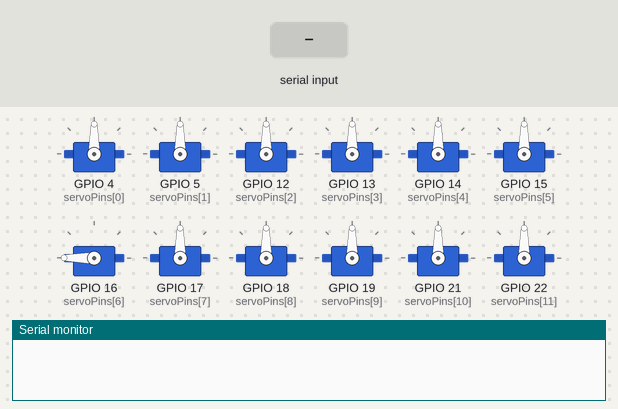
Bench run of a sketch on a simulated ESP32. Shown: 12 × servo, the last lines printed to the serial monitor. Inputs (shaded band) come from the test bench.

Above: at 1.2 s.
1.3 s: "90,45\n" received over Serial
At 2.0 s:
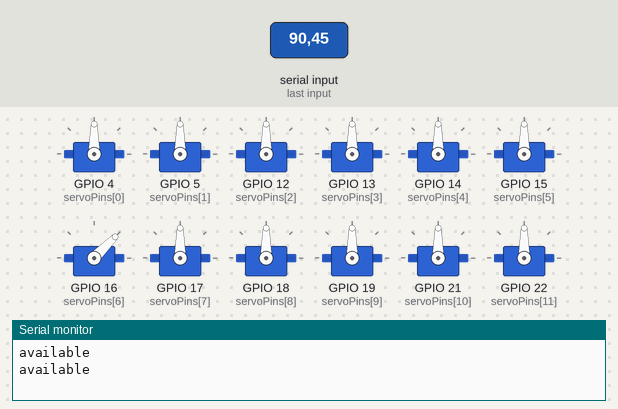
3.2 s: "30,150\n" received over Serial
At 4.7 s:
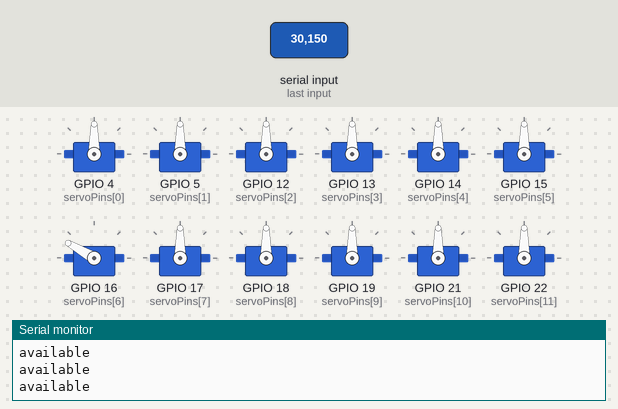
5.1 s: "5\n" received over Serial
At 5.8 s:
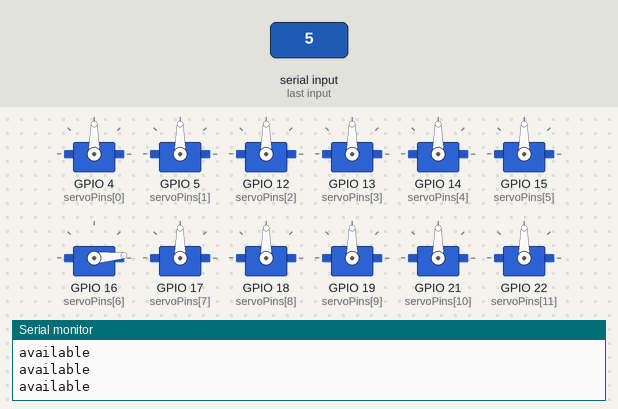
6.6 s: "90\n" received over Serial
At 6.9 s:
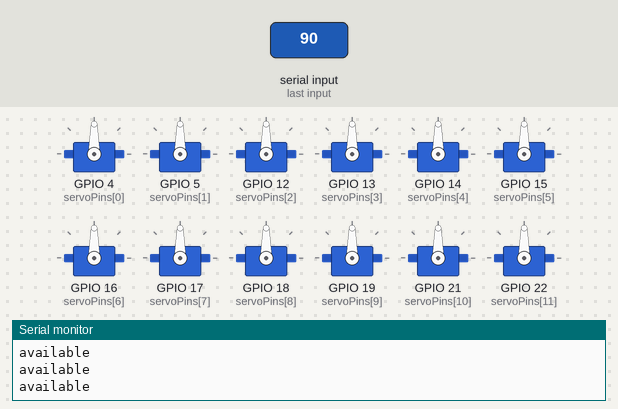
8.1 s: "200\n" received over Serial
At 9.3 s:
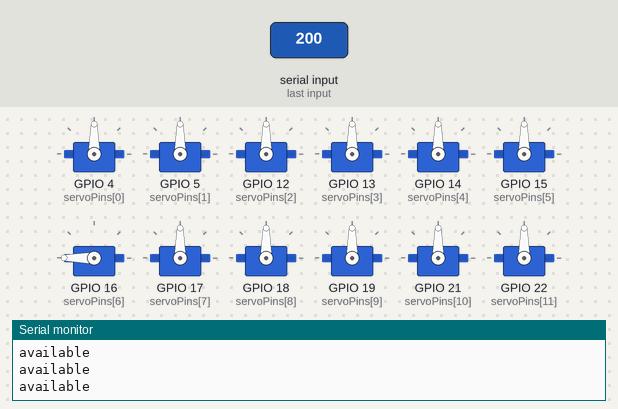
Timing chart, 0 to 10.6 s (numbered marks = the images above; inputs shaded):
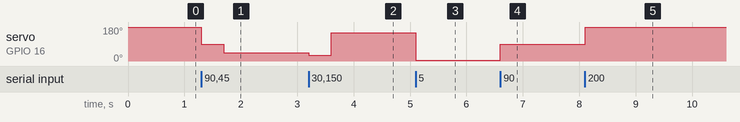

The sketch:

motortestdepress.ino
```cpp
#include <ESP32Servo.h>

/* pianoMan.ino
  @author: Anthony Nardomarino
  6.111 Digital Systems Laboratory
  12-01-2019
  ESP32 Interface with FPGA Piano Playing Robot Hands
*/

//                Key:
//
// 0100_0000 - A     0101_0000 - C#   0100_1000 - F
// 0010_0000 - A#    0011_0000 - D    0010_1000 - F#
// 0110_0000 - B     0111_0000 - D#   0110_1000 - G
// 0001_0000 - C     0000_1000 - E    0001_1000 - G#

// motors cover one octave
const int NUM_MOTORS = 12;

// microsecond pulse width for down and up positions
const int DOWNSTRAT = 2350;
const int __UPSTRAT = 2250;

const int ACT_DELAY = 100;

Servo fgA, fgAs, fgB, fgC, fgCs, fgD;
Servo fgDs, fgE, fgF, fgFs, fgG, fgGs;

Servo keys[NUM_MOTORS] = {fgA,  fgAs, fgB, fgC,  fgCs, fgD,
                          fgDs, fgE,  fgF, fgFs, fgG,  fgGs};
const byte addresses[NUM_MOTORS] = {129, 130, 131, 132, 133, 134,
                                    135, 136, 137, 138, 139, 140};


const byte servoPins[NUM_MOTORS] = {4, 5, 12, 13, 14, 15, 16, 17, 18, 19, 21, 22};

// strategies for all motors
byte dirs[NUM_MOTORS] = {0, 0, 0, 0, 0, 0, 0, 0, 0, 0, 0, 0};     // 0 for down, 1 for up

// Min/Max micros for pwm angles (min - 0degs, max - 180degs)

int buttons[NUM_MOTORS];    // onset control

int depress;

int interest = 6;

void setup() {
  Serial.begin(115200);
  for (int i = 0; i < NUM_MOTORS; i ++){
    keys[i].attach(servoPins[i]);
  }
  keys[interest].writeMicroseconds(2400);
}

void loop() {
  if(Serial.available()){
    Serial.println("available");
    depress = Serial.parseInt();
    Serial.read();
    if (depress != 0) {
      for (int i = 0; i < NUM_MOTORS; i ++){
        keys[interest].write(depress);
      }
      delay(400);
    }
  }
}
```

Measured:
- after the input at 1.3 s, servo on GPIO 16 (servoPins[6]): 180° → 90° at once, → 45° 0.40 s later
- after the input at 3.2 s, servo on GPIO 16 (servoPins[6]): 45° → 30° at once, → 150° 0.40 s later
- after the input at 5.1 s, servo on GPIO 16 (servoPins[6]): 150° → 5° at once
- after the input at 6.6 s, servo on GPIO 16 (servoPins[6]): 5° → 90° at once
- after the input at 8.1 s, servo on GPIO 16 (servoPins[6]): 90° → 180° at once
